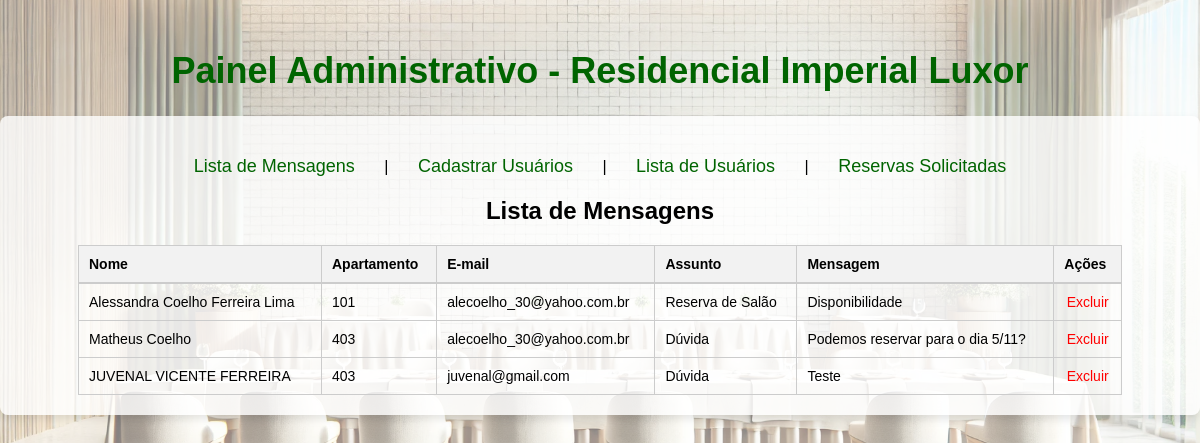
Before: /admin/index.php?pg=lista_msg with the older database file.
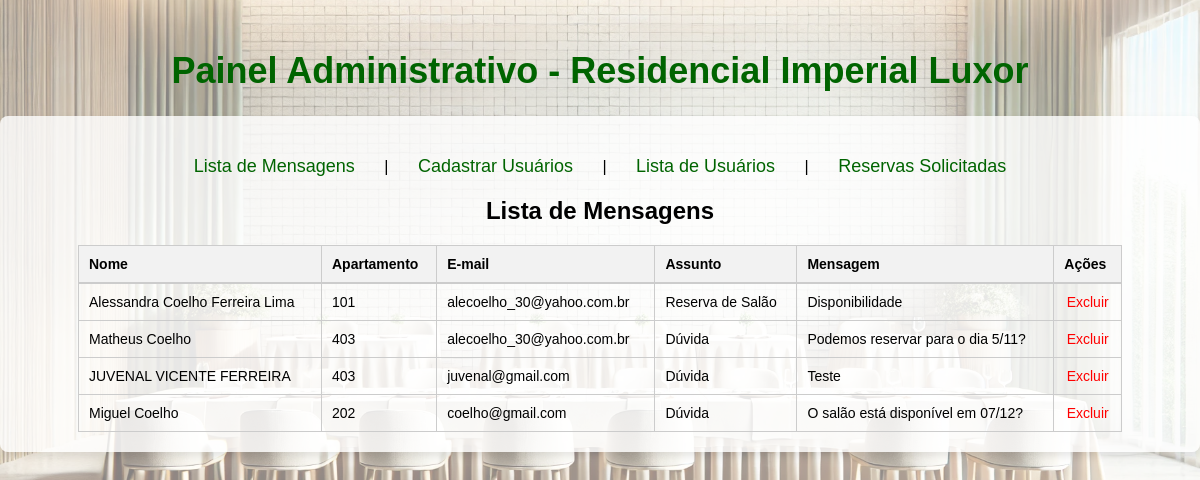
After: the same page with the newer database file.
### tables this page shows
CREATE TABLE `contato` (
  `id` int(11) NOT NULL,
  `nome` varchar(100) DEFAULT NULL,
  `apartamento` int(3) DEFAULT NULL,
  `email` varchar(100) DEFAULT NULL,
  `assunto` varchar(50) DEFAULT NULL,
  `mensagem` text DEFAULT NULL
);

### admin/lista_msg.php (the view, shortened to what this page needs)
<h2 style="text-align: center; font-family: Arial, sans-serif;">Lista de Mensagens</h2>
<?php
include_once("../config.inc.php");
$sql = mysqli_query($conexao, "SELECT * FROM contato");
if ($sql && mysqli_num_rows($sql) > 0) {
    echo '<div style="width: 90%; margin: 0 auto; font-family: Arial, sans-serif;">';
    echo '<table style="width: 100%; border-collapse: collapse; text-align: left; font-size: 14px;">';
    echo '<thead>';
    echo '<tr style="background-color: #f2f2f2; border-bottom: 2px solid #ccc;">';
    echo '<th style="padding: 10px; border: 1px solid #ccc;">Nome</th>';
    echo '<th style="padding: 10px; border: 1px solid #ccc;">Apartamento</th>';
    echo '<th style="padding: 10px; border: 1px solid #ccc;">E-mail</th>';
    echo '<th style="padding: 10px; border: 1px solid #ccc;">Assunto</th>';
    echo '<th style="padding: 10px; border: 1px solid #ccc;">Mensagem</th>';
    echo '<th style="padding: 10px; border: 1px solid #ccc;">Ações</th>';
    echo '</tr>';
    echo '</thead>';
    echo '<tbody>';
    while ($tabela = mysqli_fetch_array($sql)) {
        echo '<tr>';
        echo '<td style="padding: 10px; border: 1px solid #ccc;">' . htmlspecialchars($tabela['nome']) . '</td>';
        echo '<td style="padding: 10px; border: 1px solid #ccc;">' . htmlspecialchars($tabela['apartamento']) . '</td>';
        echo '<td style="padding: 10px; border: 1px solid #ccc;">' . htmlspecialchars($tabela['email']) . '</td>';
        echo '<td style="padding: 10px; border: 1px solid #ccc;">' . htmlspecialchars($tabela['assunto']) . '</td>';
        echo '<td style="padding: 10px; border: 1px solid #ccc; max-width: 300px; overflow: hidden; text-overflow: ellipsis; white-space: nowrap;">' . htmlspecialchars($tabela['mensagem']) . '</td>';
        echo '<td style="padding: 10px; border: 1px solid #ccc; text-align: center;">';
        echo '<a href="?pg=excluir&id=' . htmlspecialchars($tabela['id']) . '" style="color: red; text-decoration: none;" onclick="return confirm(\'Tem certeza que deseja excluir esta mensagem?\');">Excluir</a>';
        echo '</td>';
        echo '</tr>';
    }
    echo '</tbody>';
    echo '</table>';
    echo '</div>';
} else {
    echo "<p style='text-align: center; color: #555;'>Não há mensagens cadastradas.</p>";
}
?>

Changed rows visible on the page:
added contato: nome "Miguel Coelho", apartamento "202", email "coelho@gmail.com", assunto "Dúvida", mensagem "O salão está disponível em 07/12?"
